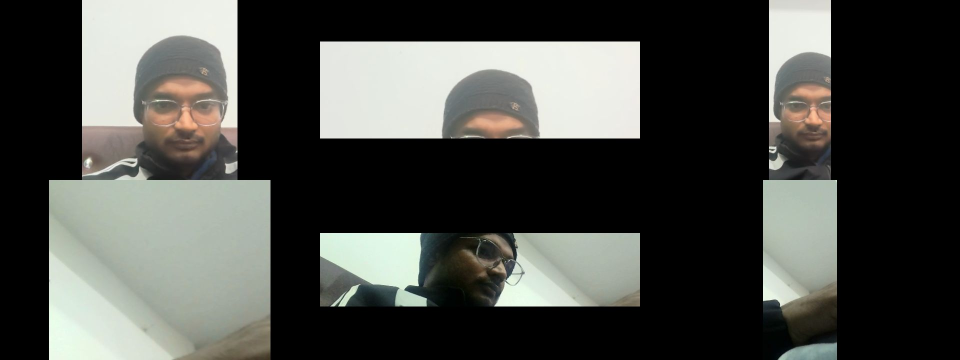
#> input picture test_combined.jpg, 1920 x 720 px (shown at 1/2 size)
$ python -i monitor_core.py   (imports and definitions only)   (older library calls are emulated)
#> lines starting #> are read from the running program, lines starting #| are printed output that depends on the picture
#> further down, picture is the input picture: shape (720, 1920, 3); mean B, G, R 70.9, 75.1, 73.5
### glitch_logic.py
import cv2
import numpy as np
from collections import deque
from datetime import datetime
import argparse
import os
import sys
import logging

logger = logging.getLogger('glitch_logic')

class GlitchDetector:
    """
    Unified visual glitch detector for camera-captured display frames.
    Refined to suppress false positives in proper videos and handle static scenes.
    """

    def __init__(self, config):
        self.cfg = config
        self.prev_gray = None
        self.prev_glitch_now = False
        self.history = deque(maxlen=self.cfg.get("history", 3))

        # For flicker detection
        self.brightness_history = deque(maxlen=20)

        # For freeze detection refinement
        self.consecutive_freeze_frames = 0
        self.consecutive_anomaly_frames = 0
        self.last_metrics = {
            "diff_score": 0.0, "area_ratio": 0.0, "block_score": 0.0,
            "edge_energy": 0.0,
            "glitch_signals": {
                "temporal_spike": False, "localized_area": False, "pixel_glitch": False,
                "block_glitch": False, "artifacting": False, "frame_corruption": False,
                "freeze": False, "black": False, "flicker": False, "noise_pixel": False
            },
            "visual_artifact": False,
            "mean_brightness": 0.0
        }

    def detect(self, frame, gray=None, display_name=None, camera_id=None):
        # Build context string for logging
        context = ""
        if display_name and camera_id:
            context = f"[Display: {display_name}, Camera: {camera_id}] "
        elif display_name:
            context = f"[Display: {display_name}] "
        elif camera_id:
            context = f"[Camera: {camera_id}] "

        # Resize large frames to improve performance (max width 640px)
        h, w = frame.shape[:2]
        if w > 640:
            target_w = 640
            target_h = int(h * (target_w / w))
            frame = cv2.resize(frame, (target_w, target_h), interpolation=cv2.INTER_AREA)
            # If we resized, the passed gray is invalid
            gray_raw = cv2.cvtColor(frame, cv2.COLOR_BGR2GRAY)
        elif gray is not None:
            gray_raw = gray
        else:
            gray_raw = cv2.cvtColor(frame, cv2.COLOR_BGR2GRAY)

        noise_variance = cv2.Laplacian(gray_raw, cv2.CV_64F).var()

        gray = cv2.GaussianBlur(gray_raw, (5, 5), 0)

        if self.prev_gray is None or self.prev_gray.shape != gray.shape:
            self.prev_gray = gray
            return self._empty_result()

        diff = cv2.absdiff(gray, self.prev_gray)
        diff_score = diff.mean()

        # --- Spatial difference mask ---
        diff_mask = diff > self.cfg["pixel_diff"]
        area_ratio = diff_mask.sum() / (diff_mask.size + 1e-5)

        # --- Pixel outliers ---
        mu, sigma = gray.mean(), gray.std()
        pixel_outliers = np.abs(gray - mu) > (
            self.cfg["pixel_outlier_sigma"] * sigma
        )
        outlier_ratio = pixel_outliers.sum() / (gray.size + 1e-5)

        # --- Block variance (block glitches) ---
        block_anomaly_score = self._block_variance_score(gray)

        # --- Edge energy (artifacting) ---
        # Resize for edge detection to speed up
        small_gray = cv2.resize(gray, (0,0), fx=0.5, fy=0.5, interpolation=cv2.INTER_NEAREST)
        edges = cv2.Canny(small_gray, 50, 150)
        edge_energy = edges.mean()

        # --- Region-based corruption detection ---
        region_scores = self._region_diff_scores(diff)
        # Require higher contrast between regional anomaly and average,
        # plus a minimum mean difference to avoid noise in dark scenes.
        region_anomaly = (max(region_scores) > (8 * (np.mean(region_scores) + 1e-5))) and (max(region_scores) > 2.0)

        # --- Flicker detection (relative brightness oscillation) ---
        mean_brightness = mu
        self.brightness_history.append(mean_brightness)
        flicker_detected = False
        flicker_intensity = 0.0
        if len(self.brightness_history) >= 6:
            recent_mean = np.mean(self.brightness_history)
            relative_jump = abs(self.brightness_history[-1] - self.brightness_history[-2]) / (recent_mean + 1e-5)
            flicker_intensity = relative_jump  # Store intensity for severity calculation
            if relative_jump > self.cfg.get("flicker_rel_threshold", 0.1):
                flicker_detected = True

        # --- Freeze detection refinement ---
        is_frame_frozen = diff_score < self.cfg.get("freeze_threshold", 0.05)
        if is_frame_frozen:
            self.consecutive_freeze_frames += 1
        else:
            self.consecutive_freeze_frames = 0

        freeze_detected = self.consecutive_freeze_frames >= self.cfg.get("min_freeze_frames", 15)

        # --- Glitch signal aggregation ---
        glitch_signals = {
            "temporal_spike": diff_score > self.cfg["diff_spike"],
            "localized_area": self.cfg["min_area"] < area_ratio < self.cfg["max_area"],
            "pixel_glitch": (outlier_ratio > 0.05 and diff_score > 1.0),
            "block_glitch": (block_anomaly_score > self.cfg.get("block_anomaly_threshold", 15.0) and diff_score > self.cfg.get("block_diff_threshold", 5.0)),
            "artifacting": (edge_energy > self.cfg["edge_energy_threshold"] and diff_score > 2.0),
            "frame_corruption": region_anomaly,
            "freeze": freeze_detected,
            "black": (mean_brightness < self.cfg.get("black_threshold", 2.0)),
            "flicker": flicker_detected,
            "noise_pixel": noise_variance > self.cfg.get("noise_threshold", 500.0)
        }

        # --- Artifact logic ---
        visual_artifact = (
            glitch_signals["temporal_spike"]
            and (glitch_signals["localized_area"] or area_ratio > self.cfg["max_area"])
            and (
                glitch_signals["pixel_glitch"]
                or glitch_signals["block_glitch"]
                or glitch_signals["artifacting"]
                or glitch_signals["frame_corruption"]
                or glitch_signals["noise_pixel"]
            )
        )

        # Decide final glitch status
        # NOTE: BLACK_FRAME and FREEZE are excluded from "Glitch" status per user request
        # as they often occur during normal display state changes (OFF/Static).
        has_visual_anomaly = visual_artifact or glitch_signals["flicker"] or glitch_signals["noise_pixel"]

        if has_visual_anomaly:
            self.consecutive_anomaly_frames += 1
        else:
            self.consecutive_anomaly_frames = 0

        persistent_visual_anomaly = self.consecutive_anomaly_frames >= self.cfg.get("min_artifact_frames", 2)
        glitch_now = persistent_visual_anomaly

        self.history.append(glitch_now)
        is_start = glitch_now and not self.prev_glitch_now

        self.prev_glitch_now = glitch_now
        self.prev_gray = gray

        if not glitch_now:
            return self._empty_result()

        # Pass additional metrics for dynamic severity calculation
        severity = self._severity(
            diff_score,
            area_ratio,
            outlier_ratio,
            glitch_signals,
            flicker_intensity=flicker_intensity,
            freeze_duration=self.consecutive_freeze_frames,
            noise_variance=noise_variance
        )

        glitch_types = self._glitch_types(glitch_signals, visual_artifact or persistent_visual_anomaly)

        # Log glitch detection
        if is_start:
            logger.warning(f"{context}GLITCH DETECTED - Type: {', '.join(glitch_types)}, Severity: {severity}")
        logger.debug(f"{context}Glitch active - Types: {glitch_types}, Diff: {diff_score:.2f}, Noise: {noise_variance:.1f}")

        return {
            "glitch": True,
            "is_start": is_start,
            "severity": severity,
            "type": glitch_types,
            "metrics": {
                "diff": float(diff_score),
                "area": float(area_ratio),
                "outliers": float(outlier_ratio),
                "noise": float(noise_variance),
                "signals": glitch_signals
            },
            "timestamp": datetime.utcnow().isoformat() + "Z",
        }

    # [91 lines left out: functions _block_variance_score, _region_diff_scores, _severity, _glitch_types, not called in this run]

    def _empty_result(self):
        return {
            "glitch": False,
            "severity": None,
            "type": [],
            "metrics": {},
            "timestamp": datetime.utcnow().isoformat() + "Z",
        }

# [72 lines left out: functions process_video_second_wise, main, not called in this run]

# [2 lines that do not run on import are left out]

### monitor_core.py
import cv2
import numpy as np
import yaml
import os
import json
import time
import threading
import logging

logger = logging.getLogger('monitor_core')
from glitch_logic import GlitchDetector

# Global lock for OCR to prevent segmentation faults with EasyOCR/Torch in multi-threaded environments
GLOBAL_OCR_LOCK = threading.Lock()

class DisplayStatusEngine:
    def __init__(self, config=None):
        if config is None:
            config = {}

        defaults = {
            'off_brightness': 5,
            'black_brightness': 15,
            'noise_variance': 2,
            'edge_threshold': 1.2,
            'content_variance': 8,
            'diff_threshold': 0.4,
            'frozen_frames': 60
        }
        # Merge defaults with provided config (keeping all keys)
        self.config = defaults.copy()
        self.config.update(config)
        self.prev_gray = None
        self.frozen_counter = 0

        # Initialize GlitchDetector
        glitch_config = {
            "diff_spike": self.config.get('diff_spike', 25.0),
            "pixel_diff": self.config.get('pixel_diff', 25),
            "min_area": self.config.get('min_area', 0.005),
            "max_area": self.config.get('max_area', 0.6),
            "block_size": self.config.get('block_size', 16),
            "pixel_outlier_sigma": self.config.get('pixel_outlier_sigma', 5.0),
            "edge_energy_threshold": self.config.get('edge_energy_threshold', 8.0),
            "history": self.config.get('history', 3),
            "freeze_threshold": self.config.get('freeze_threshold', 0.05),
            "min_freeze_frames": self.config.get('min_freeze_frames', 15),
            "min_artifact_frames": self.config.get('min_artifact_frames', 2),
            "black_threshold": self.config.get('black_threshold', 2.0),
            "flicker_rel_threshold": self.config.get('flicker_rel_threshold', 0.1),
            "noise_threshold": self.config.get('noise_threshold', 500.0)
        }
        self.glitch_detector = GlitchDetector(glitch_config)

        # Initialize OCR
        self.ocr_reader = config.get('ocr_reader', None)
        self.ocr_interval = config.get('interval', 5.0) # Seconds
        self.ocr_mode = config.get('mode', 'ALWAYS').upper()
        self.last_ocr_time = 0
        self.negative_text_patterns = config.get('negative_text', [])

        # Async OCR state
        self.ocr_lock = threading.Lock()
        self.ocr_thread = None
        self.last_ocr_result = None

    # [8 lines left out: function _match_negative_patterns, not called in this run]

    def _ocr_worker(self, frame, display_name=None, camera_id=None):
        """Internal worker to run OCR without blocking main loop"""
        res = self.run_ocr_core(frame, display_name, camera_id)
        with self.ocr_lock:
            self.last_ocr_result = res

    def run_ocr_core(self, frame, display_name=None, camera_id=None):
        if not self.ocr_reader:
            return None

        # Build context string for logging
        context = ""
        if display_name and camera_id:
            context = f"[Display: {display_name}, Camera: {camera_id}] "
        elif display_name:
            context = f"[Display: {display_name}] "
        elif camera_id:
            context = f"[Camera: {camera_id}] "

        try:
            # EasyOCR performs better with RGB
            rgb_frame = cv2.cvtColor(frame, cv2.COLOR_BGR2RGB)

            # Use global lock for the actual OCR call
            with GLOBAL_OCR_LOCK:
                # reader.readtext(...) returns list of (bbox, text, prob)
                results = self.ocr_reader.readtext(rgb_frame)
        except Exception as e:
             logger.error(f"{context}OCR error during readtext: {e}")
             return None

        detected = False
        text_found = ""
        pattern_found = None

        found_any = False
        for (bbox, text, prob) in results:
            if prob > 0.3: # Higher threshold for reliability
                found_any = True
                text_found += text + " "
                match = self._match_negative_patterns(text)
                if match:
                    detected = True
                    pattern_found = match
                    logger.warning(f"{context}OCR NEGATIVE PATTERN MATCHED: '{match}' in '{text}' (confidence: {prob:.2f})")
                else:
                    logger.debug(f"{context}OCR text detected: '{text}' (confidence: {prob:.2f})")

        if not found_any and len(results) > 0:
            logger.debug(f"{context}OCR: {len(results)} results with low confidence (<0.3) - discarded")
            for (bbox, text, prob) in results:
                print(f"[OCR Debug] LOW CONFIDENCE: '{text}' (prob: {prob:.2f})")

        # Log summary if any text was found
        if text_found.strip():
            logger.debug(f"{context}OCR full text: '{text_found.strip()}'")

        return {
            'detected': detected,
            'text': text_found.strip(),
            'pattern': pattern_found
        }

    def evaluate(self, frame, display_name=None, camera_id=None):
        """
        Evaluates a BGR frame and returns (status, metrics)
        """
        # 1. Basic Metrics (using grayscale)
        gray = cv2.cvtColor(frame, cv2.COLOR_BGR2GRAY)
        h, w = gray.shape
#> h = 720; w = 1920
        total_pixels = h * w
#> total_pixels = 1382400

        # 1. Metrics
        brightness = np.mean(gray)
#> brightness = 74.12
        variance = np.var(gray)
#> variance = 9096.1

        # 2. Edge Density (Sobel approximation)
        sobelx = cv2.Sobel(gray, cv2.CV_64F, 1, 0, ksize=3)
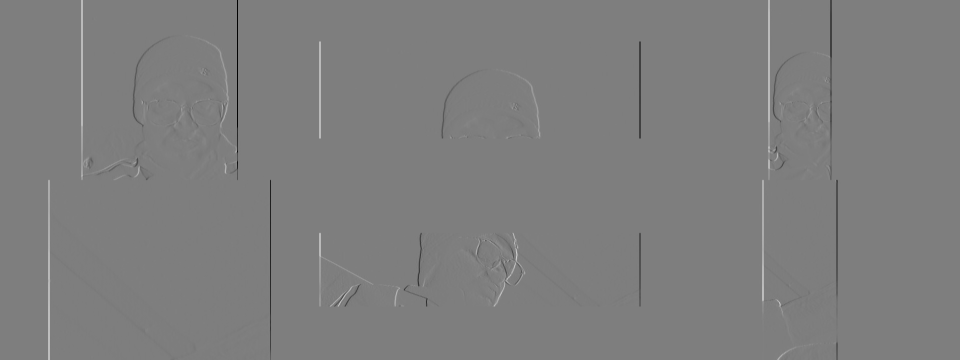
#> sobelx: shape (720, 1920) float64 (shown at 1/2 size); min -968, max 987, mean 0; drawn with min black and max white
        sobely = cv2.Sobel(gray, cv2.CV_64F, 0, 1, ksize=3)
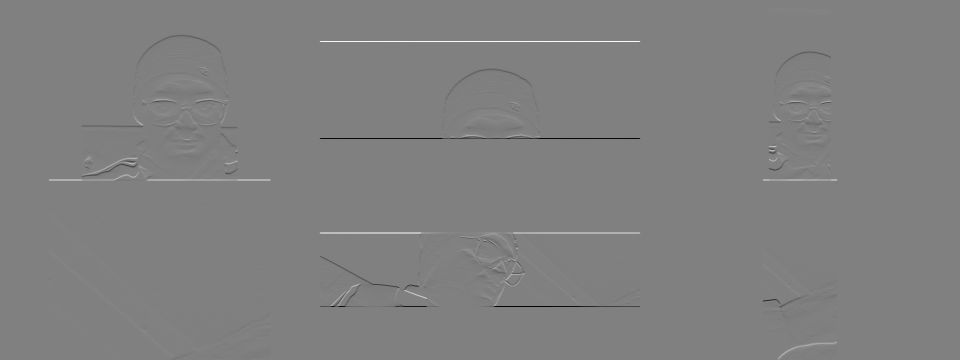
#> sobely: shape (720, 1920) float64 (shown at 1/2 size); min -982, max 968, mean 0; drawn with min black and max white
        edge_mag = np.abs(sobelx) + np.abs(sobely)
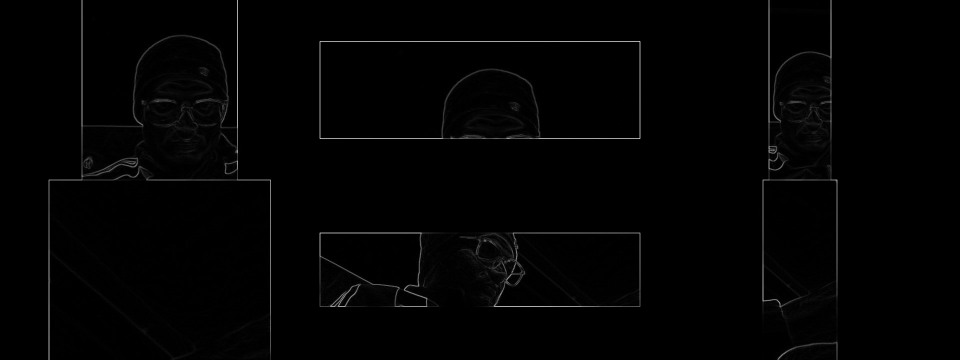
#> edge_mag: shape (720, 1920) float64 (shown at 1/2 size); min 0, max 1424, mean 14.3; drawn with min black and max white
        edge_sum = np.sum(edge_mag > 15) # Match JS threshold of 15
#> edge_sum = 143069
        edge_density = (edge_sum / total_pixels) * 100
#> edge_density = 10.35

        # print(f"DEBUG: brightness={brightness:.1f}, variance={variance:.1f}, edge={edge_density:.2f}")

        # 3. Temporal difference
        diff_score = 0
        if self.prev_gray is not None and self.prev_gray.shape == gray.shape:
            diff_score = np.mean(cv2.absdiff(gray, self.prev_gray))

        status = "UNKNOWN"

        # Logic
        if brightness < self.config['off_brightness'] and variance < self.config['noise_variance'] + 2 and edge_density < self.config['edge_threshold']:
            status = "OFF"
            self.frozen_counter = 0
        elif brightness < self.config['black_brightness'] and variance < self.config['noise_variance'] + 5 and edge_density < self.config['edge_threshold']:
            status = "BLACK"
            self.frozen_counter = 0
        elif variance > self.config['content_variance']:
            if self.prev_gray is not None and diff_score < self.config['diff_threshold']:
                self.frozen_counter += 1
                if self.frozen_counter >= self.config['frozen_frames']:
                    status = "FROZEN"
                else:
                    status = "ACTIVE"
            else:
                status = "ACTIVE"
                self.frozen_counter = 0
        else:
            if edge_density > self.config['edge_threshold']:
                status = "ACTIVE"
            else:
                status = "UNKNOWN"
            self.frozen_counter = 0

        self.prev_gray = gray.copy()

        # Glitch detection - Pass gray frame to avoid redundant conversion
        glitch_result = self.glitch_detector.detect(frame, gray=gray, display_name=display_name, camera_id=camera_id)
#> in detect, `frame = cv2.resize(frame, (target_w, target_h), interpolation=cv2.INTE..`:
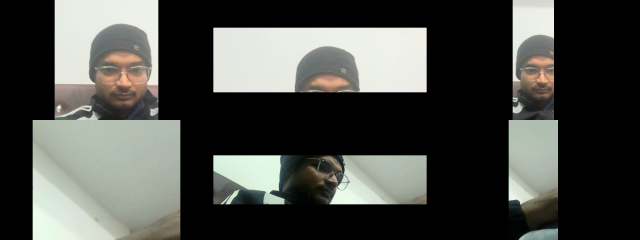
#> frame: shape (240, 640, 3); mean of channels 0, 1, 2 70.9, 75.1, 73.5; drawn as B, G, R
#> in detect, `noise_variance = cv2.Laplacian(gray_raw, cv2.CV_64F).var()`: noise_variance = 567.6
#> in detect, `gray = cv2.GaussianBlur(gray_raw, (5, 5), 0)`:
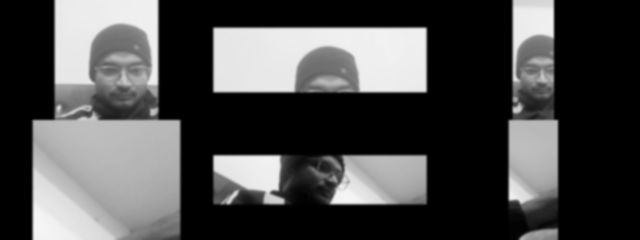
#> gray: shape (240, 640); min 0, max 246, mean 74.1
#> glitch_result = 5 items

        # OCR Detection
        now = time.time()
        should_run_ocr = False
        if self.ocr_mode == "ALWAYS":
            should_run_ocr = True
        elif self.ocr_mode == "BLACK" and status == "BLACK":
            should_run_ocr = True
        elif self.ocr_mode == "FREEZE" and status == "FROZEN":
            should_run_ocr = True
        elif self.ocr_mode == "ACTIVE" and (status == "ACTIVE" or status == "Live"):
            should_run_ocr = True

        if should_run_ocr and (now - self.last_ocr_time) > self.ocr_interval:
        # Start async OCR if not currently running
            if self.ocr_thread is None or not self.ocr_thread.is_alive():
                self.ocr_thread = threading.Thread(target=self._ocr_worker, args=(frame.copy(), display_name, camera_id))
                self.ocr_thread.start()
                self.last_ocr_time = now

        # Get latest known OCR result
        with self.ocr_lock:
            ocr_res = self.last_ocr_result

        metrics = {
            'brightness': float(brightness),
            'variance': float(variance),
            'edge_density': float(edge_density),
            'diff_score': float(diff_score),
            'glitch': glitch_result['glitch'],
            'glitch_severity': glitch_result['severity'],
            'glitch_type': glitch_result['type'],
            'frozen_counter': self.frozen_counter,
            'ocr_detected': ocr_res['detected'] if ocr_res else False,
            'ocr_text': ocr_res['text'] if ocr_res else '',
            'ocr_pattern': ocr_res['pattern'] if ocr_res else None
        }

        return status, metrics

class CLILoader:
    # [69 lines left out: functions __init__, load_config, _load_displays_and_cameras, _load_monitor_config, not called in this run]

class ImageProcessor:
    def __init__(self):
        self.caps = {}
        self._failed_caps = {} # Map ID -> timestamp of last failure

    # [386 lines left out: functions get_cap, discover_cameras, read_frame, capture_frame, close, get_normalized_corners and 1 more, not called in this run]

    def __del__(self):
        for cap in self.caps.values():
            cap.release()

>>> import cv2
>>> picture = cv2.imread('test_combined.jpg')
>>> result = DisplayStatusEngine().evaluate(picture)
